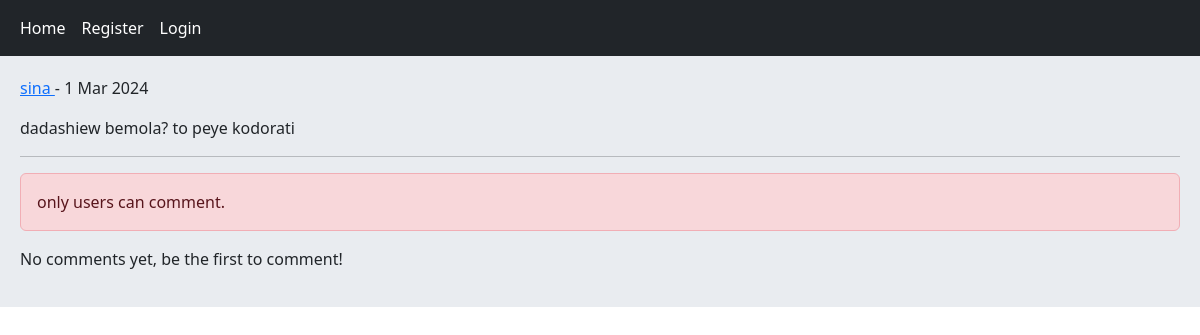
Page /post/2/dadashiew-bemola-to-peye/ on the committed database.
### home/models.py (models this page shows, shortened)
class Post(models.Model):
    user = models.ForeignKey(User, on_delete=models.CASCADE, related_name='posts')
    body = models.TextField()
    slug = models.SlugField()
    created = models.DateTimeField(auto_now_add=True)
    updated = models.DateTimeField(auto_now=True)
    class Meta:
        ordering = ['-created']

### home/views.py (the view, shortened to what this page needs)
# urls.py: path('post/<int:post_id>/<slug:post_slug>/', views.PostDetailView.as_view(), name='post_detail'),
class PostDetailView(View):
    form_class = CommentCreateForm
    form_class_reply = CommentReplyForm
    def setup(self, request, *args, **kwargs):
        self.post_instance = get_object_or_404(Post, pk=kwargs['post_id'], slug=kwargs['post_slug'])
        return super().setup(request, *args, **kwargs)
    def get(self, request, *args, **kwargs):
        comments = self.post_instance.pcomments.filter(is_reply=False)
        return render(request, 'home/detail.html', {'post':self.post_instance, 'comments':comments, 'form':self.form_class, 'reply_form':self.form_class_reply})

### home/templates/home/detail.html (shortened to what this page needs)
{% extends "base.html" %}
{% block content %}
    <p><a href="{% url 'account:user_profile' post.user.id %}"> {{ post.user.username }} </a> - {{ post.updated|date:"j M Y" }}</p>
    <p> {{ post.body }} </p><hr/>
    {% if request.user.is_authenticated %}
        <form action="" method="post">
            {% csrf_token %}
            {{ form.as_p }}
            <input type="submit" value="send">
        </form> <br/>
    {% else %}
        <p class="alert alert-danger"> only users can comment.</p>
    {% endif %}
    {% for comment in comments %}
        <div class="card bg-dark text-white">
            <p class="card-header">{{ comment.user }} | {{ comment.created|timesince }} ago </p>
            <p class="card-body">{{ comment.body }}</p>
            {% if request.user.is_authenticated %}
                <form action="{% url 'home:add_reply' post.id comment.id %}" method="post">
                    {% csrf_token %}
                    {{ form.as_p }}
                    <input type="submit" value="send">
                </form> <br/>
            {% endif %}
            {% with replies=comment.rcomments.all %}
                {% for reply in replies %}
                    <p class="bg-primary p-3 m-2">{{ reply.user }} <br/> {{ reply.body }} </p>
                {% endfor %}
            {% endwith %}
        </div><br/>
    {% empty %}
        <p> No comments yet, be the first to comment! </p>
    {% endfor %}
{% endblock content %}

### rows in the picture
Post: user.username "sina", updated "1 Mar 2024", body "dadashiew bemola? to peye kodorati"
